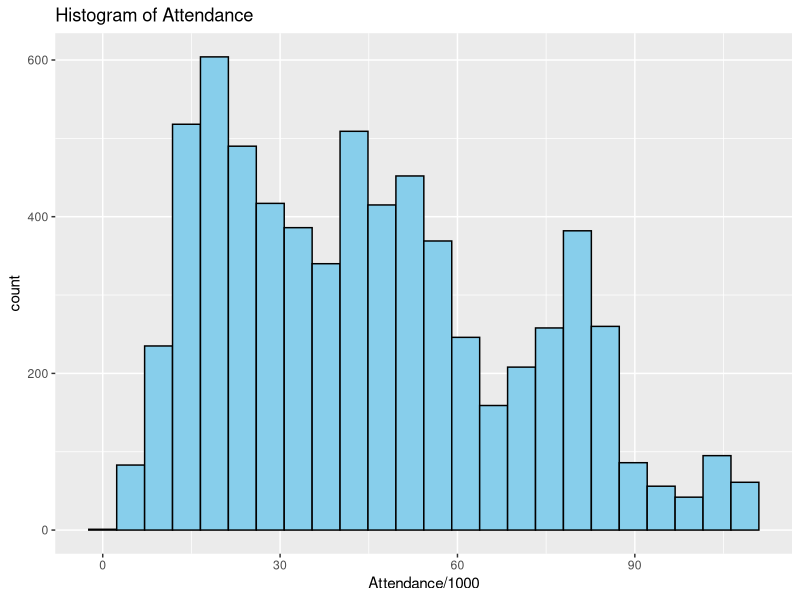
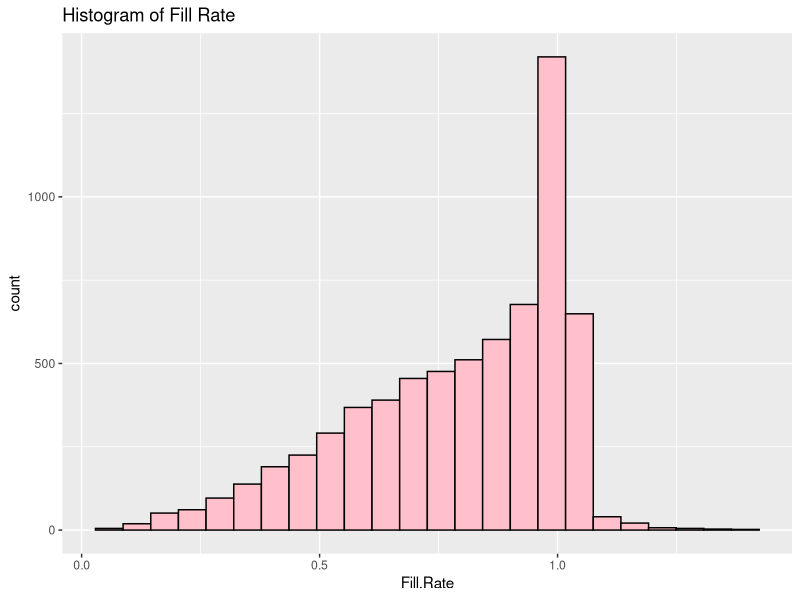
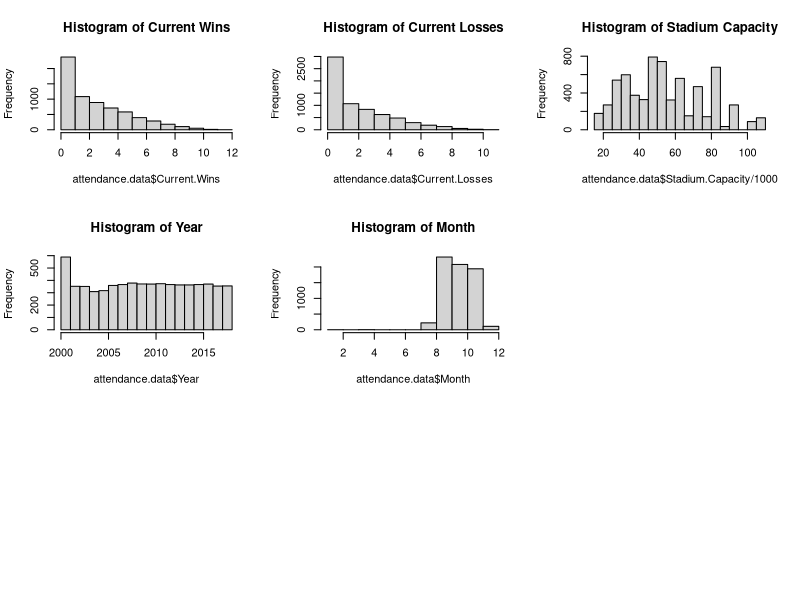
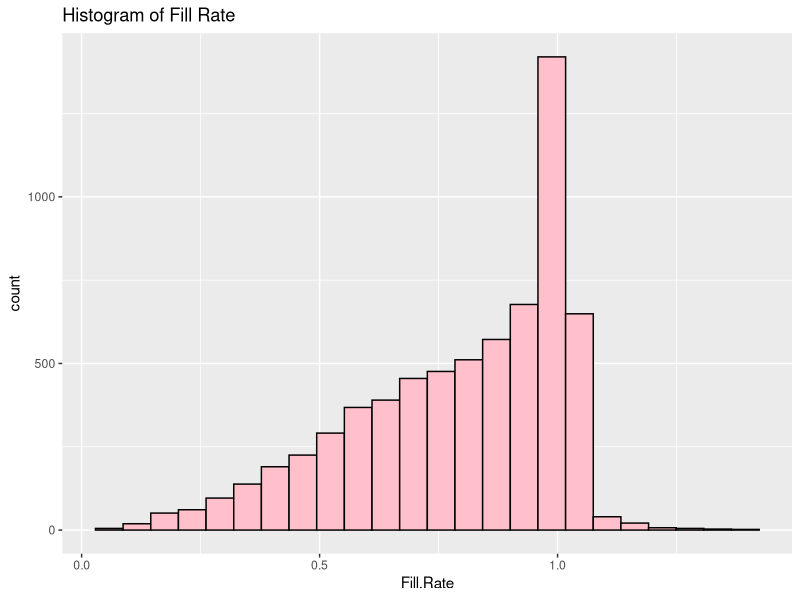
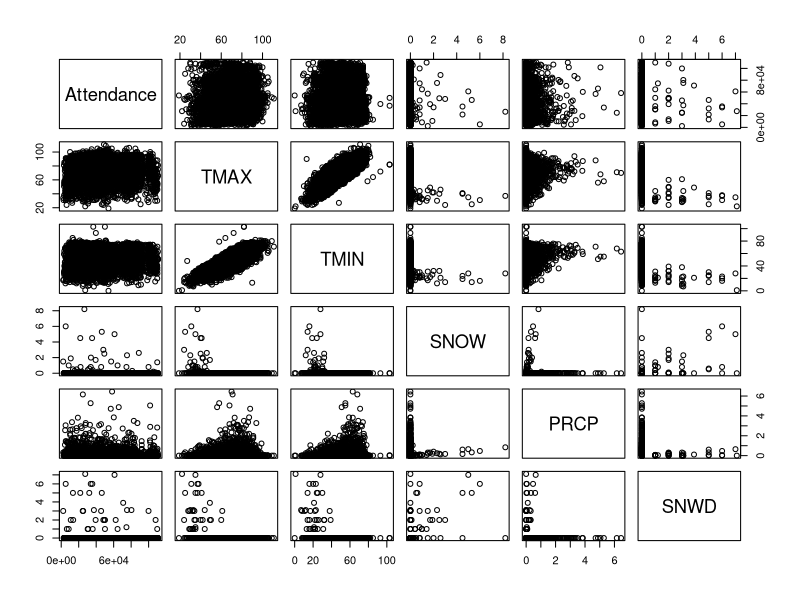
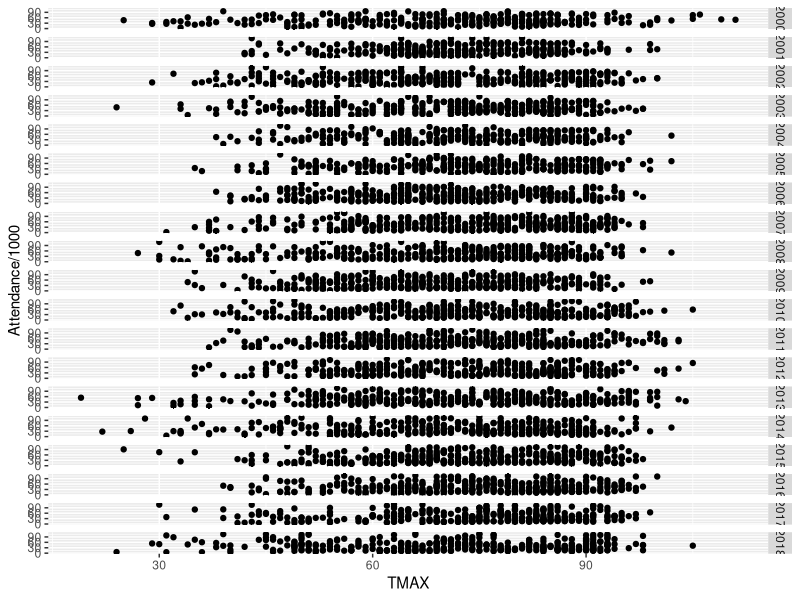
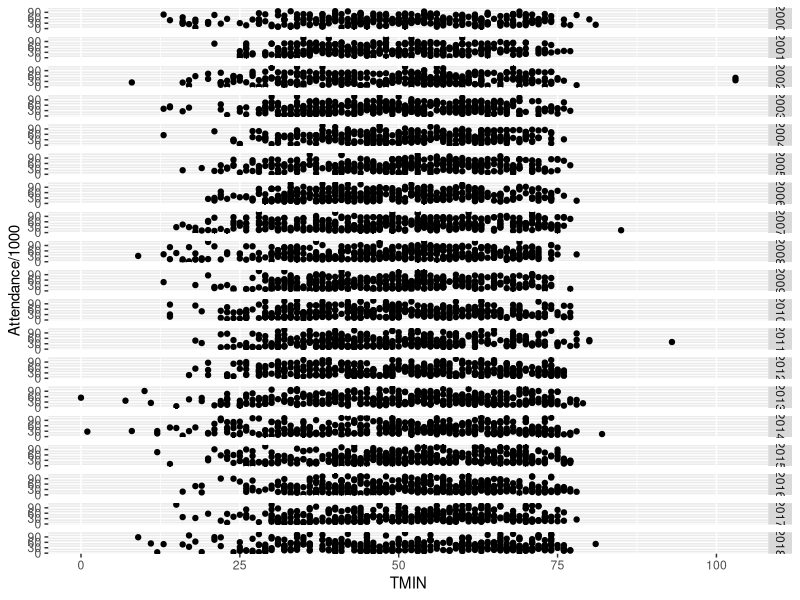
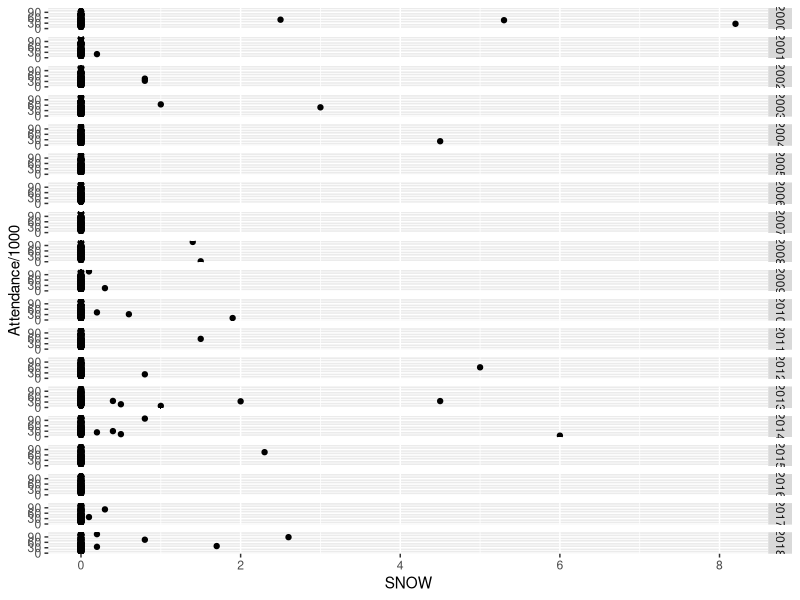

Write the R code that produced these figures, in order.
## ---- chunk 1
# General set-up for the report.
# I find this useful, but you may improve upon, ignore, or remove
#  (possibly at your own peril).
# Tasks accomplished:
# Don't print out code
# Save results so that code blocks aren't re-run unless code
# changes (cache), _or_ a relevant earlier code block changed (autodep),
# don't clutter R output with messages or warnings (message, warning)
library(MASS)
library(knitr)
library(tidyverse)
library(dplyr)
library(ggthemes)
library(gridExtra)
library(ggplot2)
opts_chunk$set(echo=FALSE,
               cache=TRUE, autodep=TRUE,
               message=FALSE, warning=FALSE)
# Turn off meaningless clutter in summary() output
options(show.signif.stars=FALSE)
## ---- chunk 2
attendance.data = read.csv("CFBeattendance.csv")
newtime = str_split(attendance.data$Time, ":")
## ---- chunk 3
quantile(attendance.data$Attendance, c(0.25, 0.5, 0.75), type = 1, na.rm = TRUE)
quantile(attendance.data$Stadium.Capacity, c(0.25, 0.5, 0.75), type = 1, na.rm = TRUE)
## ---- chunk 4
par(mfrow = c(3,3))
ggplot(attendance.data, aes(x=Attendance/1000)) + geom_histogram(bins=24, color = "black", fill = "skyblue") + labs(title = "Histogram of Attendance")
ggplot(attendance.data, aes(x=Fill.Rate)) + geom_histogram(bins=24, color = "black", fill = "pink") + labs(title = ("Histogram of Fill Rate"))
hist(attendance.data$Current.Wins, main = "Histogram of Current Wins")
hist(attendance.data$Current.Losses, main = "Histogram of Current Losses")
hist(attendance.data$Stadium.Capacity/1000, main = "Histogram of Stadium Capacity")
hist(attendance.data$Year, main = "Histogram of Year")
hist(attendance.data$Month, main = "Histogram of Month")
## ---- chunk 5
ggplot(attendance.data, aes(x=Fill.Rate)) + geom_histogram(bins=24, color = "black", fill = "pink") + labs(title = ("Histogram of Fill Rate"))
## ---- chunk 6
attendance.data = attendance.data[-c(5436,5443,5450,5457, 4522, 4524, 4526, 4528, 4530, 4532),]
## ---- chunk 7
attendance.data[4424, 24] = 12

attendance.data$Conference[which(attendance.data$Team=="Oregon State")] = "Pac-12"

attendance.data$Conference[which(attendance.data$Team=="USC")] = "Pac-12"

rutgers = attendance.data[which(attendance.data$Team=="Rutgers"),]
yr = 2000
while(yr<2013){
        rutgers$Conference[which(rutgers$Year==yr)] = "Big East"
        yr = yr+1
}
attendance.data$Conference[which(attendance.data$Team=="Rutgers")] = rutgers$Conference

boston_college = attendance.data[which(attendance.data$Team=="Boston College"),]
yr = 2000
while(yr<2005){
        boston_college$Conference[which(boston_college$Year==yr)] = "Big East"
        yr = yr+1
}
attendance.data$Conference[which(attendance.data$Team=="Boston College")] = boston_college$Conference

smu = attendance.data[which(attendance.data$Team=="SMU"),]
yr = 2005
while(yr<2013){
        smu$Conference[which(smu$Year==yr)] = "CUSA"
        yr = yr+1
}
attendance.data$Conference[which(attendance.data$Team=="SMU")] = smu$Conference

south_alabama = attendance.data[which(attendance.data$Team=="South Alabama"),]
yr = 2013
while(yr<2019){
        south_alabama$Conference[which(south_alabama$Year==yr)] = "Sun Belt"
        yr = yr+1
}
attendance.data$Conference[which(attendance.data$Team=="South Alabama")] = south_alabama$Conference

west_virginia = attendance.data[which(attendance.data$Team=="West Virginia"),]
yr = 2000
while(yr<2012){
        west_virginia$Conference[which(west_virginia$Year==yr)] = "Big East"
        yr = yr+1
}
attendance.data$Conference[which(attendance.data$Team=="West Virginia")] = west_virginia$Conference

memphis = attendance.data[which(attendance.data$Team=="Memphis"),]
memphis$Conference[which(memphis$Year==2013)] = "AAC"
attendance.data$Conference[which(attendance.data$Team=="Memphis")] = memphis$Conference

mid_tennessee = attendance.data[which(attendance.data$Team=="Middle Tennessee"),]
mid_tennessee$Conference[which(mid_tennessee$Year==2001)] = "Sun Belt"
attendance.data$Conference[which(attendance.data$Team=="Middle Tennessee")] = mid_tennessee$Conference

byu = attendance.data[which(attendance.data$Team=="BYU"),]
byu$Conference[which(byu$Year==2011)] = "Independent"
attendance.data$Conference[which(attendance.data$Team=="BYU")] = byu$Conference

fiu = attendance.data[which(attendance.data$Team=="FIU"),]
yr = 2002
while(yr<2005){
        fiu$Conference[which(fiu$Year==yr)] = "FCS"
        yr = yr+1
}
attendance.data$Conference[which(attendance.data$Team=="FIU")] = fiu$Conference

georgia_st = attendance.data[which(attendance.data$Team=="Georgia State"),]
yr = 2011
while(yr<2013){
        georgia_st$Conference[which(georgia_st$Year==yr)] = "FCS"
        yr = yr+1
}
attendance.data$Conference[which(attendance.data$Team=="Georgia State")] = georgia_st$Conference
## ---- chunk 8
pairs(Attendance~TMAX+TMIN+SNOW+PRCP+SNWD, data=attendance.data) #weather
## ---- chunk 9
TemMax_Year <- ggplot(attendance.data, aes(x=TMAX, y=Attendance/1000)) + geom_point()
TemMax_Year + facet_grid(attendance.data$Year)

TemMin_Year <- ggplot(attendance.data, aes(x=TMIN, y=Attendance/1000)) + geom_point()
TemMin_Year + facet_grid(attendance.data$Year)

Snow_Year <- ggplot(attendance.data, aes(x=SNOW, y=Attendance/1000)) + geom_point()
Snow_Year + facet_grid(attendance.data$Year)

Prcp_Year <- ggplot(attendance.data, aes(x=PRCP, y=Attendance/1000)) + geom_point()
Prcp_Year + facet_grid(attendance.data$Year)

Snwd_Year <- ggplot(attendance.data, aes(x=SNWD, y=Attendance/1000)) + geom_point()
Snwd_Year + facet_grid(attendance.data$Year)
## ---- chunk 10
boxplot(Attendance/1000~Tailgating,data=attendance.data,
        ylab = "Attendance (Thousands)", main = "Attendance vs Tailgating")
boxplot(Attendance/1000~New.Coach,data=attendance.data,
        ylab = "Attendance (Thousands)", main = "Attendance vs New Coach")
boxplot(Attendance/1000~Current.Wins,data=attendance.data,
        ylab = "Attendance (Thousands)", main = "Attendance vs Wins")
boxplot(Attendance/1000~Current.Losses,data=attendance.data,
        ylab = "Attendance (Thousands)", main = "Attendance vs Losses")
boxplot(Attendance/1000~Year, data=attendance.data,
        ylab = "Attendance (Thousands)", main = "Attendance vs Year")
boxplot(Attendance/1000~Month,data=attendance.data,
        ylab = "Attendance (Thousands)", main = "Attendance vs Month")

boxplot(Fill.Rate~Tailgating,data=attendance.data, ylab = "Fill Rate",
        main = "Fill Rate vs Tailgating")
boxplot(Fill.Rate~New.Coach,data=attendance.data, ylab = "Fill Rate",
        main = "Fill Rate (Thousands) vs New Coach")
boxplot(Fill.Rate~Current.Wins,data=attendance.data, ylab = "Fill Rate",
        main = "Fill Rate vs Wins")
boxplot(Fill.Rate~Current.Losses,data=attendance.data, ylab = "Fill Rate",
        main = "Fill Rate vs Losses")
boxplot(Fill.Rate~Year, data=attendance.data, ylab = "Fill Rate",
        main = "Fill Rate vs Year")
boxplot(Fill.Rate~Month,data=attendance.data, ylab = "Fill Rate",
        main = "Fill Rate vs Month")
